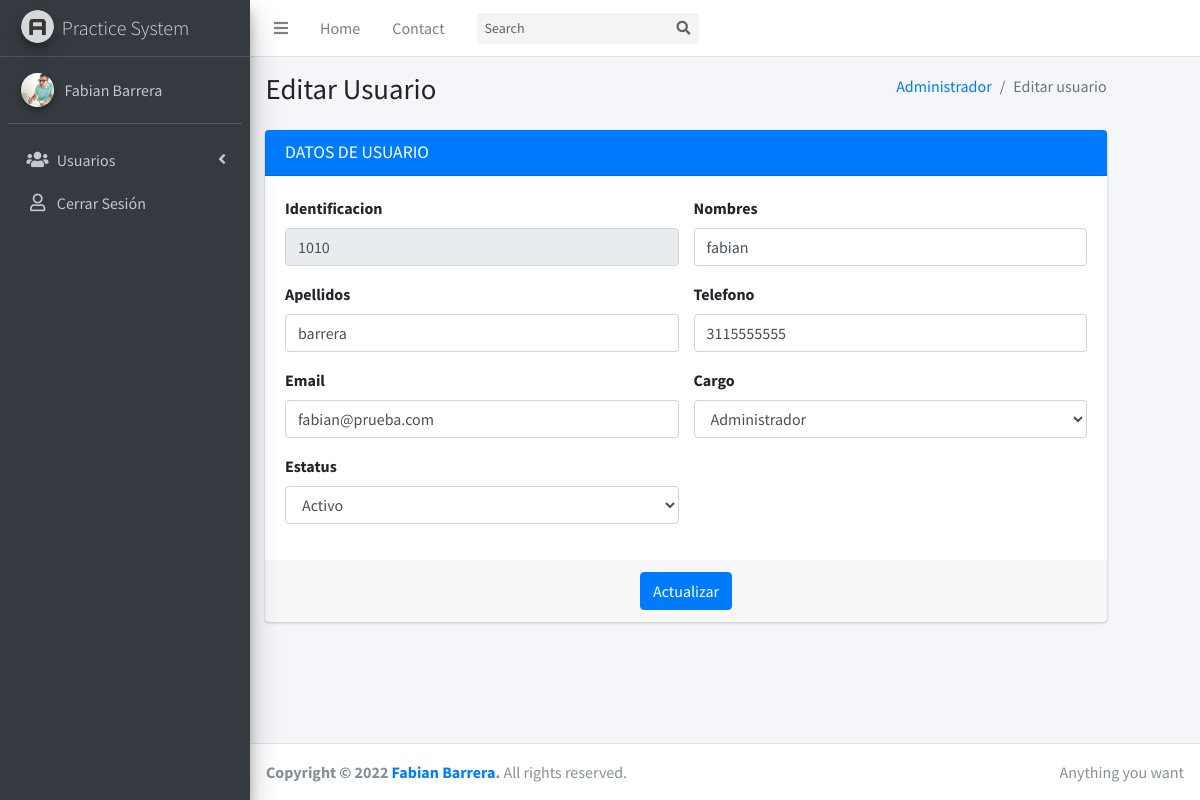
The app's page /views/Admin/editar-usuarios-admin.php?id_user=1010 (signed in) with its own data.
### tables this page shows
CREATE TABLE `users` (
  `iduser` bigint(15) NOT NULL,
  `name` varchar(100) NOT NULL,
  `last_name` varchar(100) NOT NULL,
  `phone` varchar(30) NOT NULL,
  `email` varchar(100) NOT NULL,
  `cargo` varchar(40) NOT NULL,
  `estado` varchar(20) NOT NULL,
  `pass` varchar(250) NOT NULL
);

### model/consultasAdmin.php (called while the page is built, shortened)
<?php
    class Consultas{
        public function cargarUser($doc){
            $f=null;
            $modelo = new Conection();
            $conection = $modelo->get_conection();
            $sql= "SELECT * FROM users WHERE iduser = :iduser";
            $statement = $conection->prepare($sql);
            $statement->bindParam(":iduser", $doc);
            $statement->execute();
            while ($result = $statement->fetch()) {
                $f[] = $result;
            }
            return $f;
        }
    }
?>

### controller/cargarUserAdmin.php (the view, shortened to what this page needs)
<?php
    function seleccionar(){
        if (isset($_GET['id_user'])) {
            $consultas = new Consultas();
            $id_user = $_GET['id_user'];
            $result = $consultas->cargarUser($id_user);
            foreach($result as $f){
                echo'
                <form role="form" action="../../controller/modificarUsersAdmin.php" method="POST">
                <div class="card-body">
                  <div class="row">
                    <div class="form-group col-md-6 ">
                            <label for="iduser">Identificacion</label>
                            <input type="number" readonly="readonly" value="'.$f['iduser'].'" class="form-control" name="iduser" id="iduser" placeholder="Tu numero de identificación">
                    </div>
                          <div class="form-group col-md-6 ">
                            <label for="name">Nombres</label>
                            <input type="text" value="'.$f['name'].'" class="form-control" name="name" id="name" placeholder="Escribe tus nombres">
                          </div>
                  </div>
                  <div class="row">
                    <div class="form-group col-md-6 ">
                      <label for="last_name">Apellidos</label>
                      <input type="text" value="'.$f['last_name'].'" class="form-control" name="last_name" id="last_name" placeholder="Escribe tus apellidos">
                    </div>
                    <div class="form-group col-md-6 ">
                        <label for="phone">Telefono</label>
                        <input type="text" value="'.$f['phone'].'" class="form-control" name="phone" id="phone" placeholder="Escribe tu numero de contacto">
                    </div>
                  </div>
                  <div class="row">
                    <div class="form-group col-md-6 ">
                      <label for="email">Email</label>
                      <input type="email" value="'.$f['email'].'" class="form-control" name="email" id="email" placeholder="Escribe tu email">
                    </div>
                    <div class="form-group col-md-6 ">
                      <label for="cargo">Cargo</label>
                      <select class="form-control" name="cargo" id="cargo">
                              <option value="'.$f['cargo'].'">'.$f['cargo'].'</option>
                      </select>
                    </div>
                  </div>
                  <div class="row">
                  <div class="form-group col-md-6 ">
                  <label for="estado">Estatus</label>
                  <select class="form-control" name="estado"  id="estado" required="">
                        <option value="'.$f['estado'].'">'.$f['estado'].'</option>
                  </select>
                </div>
                  </div>
                </div>
                <div class="card-footer text-center">
                    <button type="submit" class="btn btn-primary">Actualizar</button>
                </div>
            </form>
                ';
            }
        }
    }
?>

### records on screen
users: iduser "1010", name "fabian", last_name "barrera", phone "3115555555", email "fabian@prueba.com", cargo "Administrador", estado "Activo"
